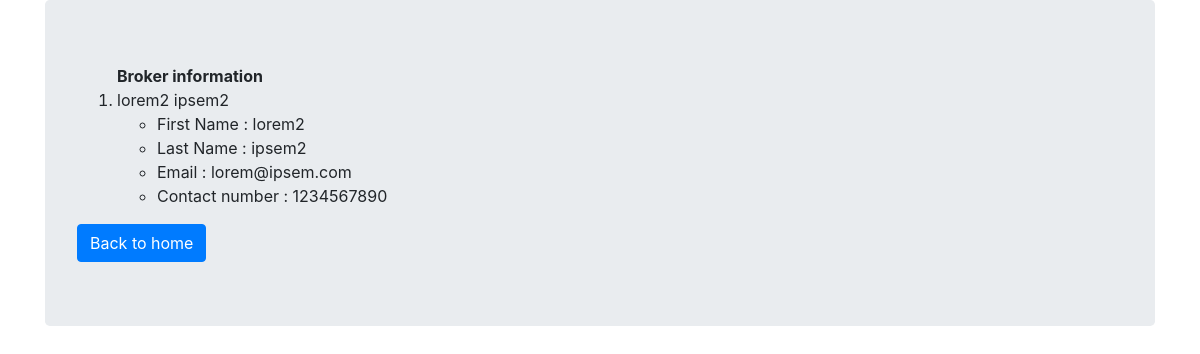
/broker_list, run on the app's committed database.
### BrokerUI/models.py (models this page shows, shortened)
class Broker(models.Model):
    firstname = models.CharField(max_length = 25)
    lastname = models.CharField(max_length = 25)
    username = models.CharField(max_length = 25, unique=True)
    email = models.EmailField(max_length = 25)
    password = models.CharField(max_length = 25, )
    phonenumber = models.CharField(max_length=10)

### BrokerUI/broker_views.py (the view)
# urls.py: path('broker_list',broker_views.broker_list)
def broker_list(request):
    listr = Broker.objects.order_by('firstname','lastname')
    data_dictionary = {'data_dict' : listr}
    return render(request,'broker_list.html',context=data_dictionary)

### templates/broker_list.html (shortened to what this page needs)
<!DOCTYPE html>
{% load static %}
<html lang="en">
<head>
    <link rel="stylesheet" href="https://stackpath.bootstrapcdn.com/bootstrap/4.4.1/css/bootstrap.min.css">
</head>
<body>
    <div class='container'>
        <div class='jumbotron'>
        {% if data_dict %}
            <ol>
            <b>Broker information</b>
            <br>
            {% for e in data_dict %}
            <li>{{e.firstname}} {{e.lastname}}</li>
                <ul type='circle '>
                    <li>First Name : {{e.firstname}}</li>
                    <li>Last Name : {{e.lastname}}</li>
                    <li>Email : {{e.email}}</li>
                    <li>Contact number : {{e.phonenumber}}</li>
                </ul>
            {% endfor %}
            </ol>
        {% else %}
        <p>NO DATA AVAILABLE</p>
        {% endif %}
        <a class="btn btn-primary" href="/">Back to home</a>
        </div>
    </div>
</body>
</html>

### data on the page
Broker: firstname "lorem2", lastname "ipsem2", email "lorem@ipsem.com", phonenumber "1234567890"
